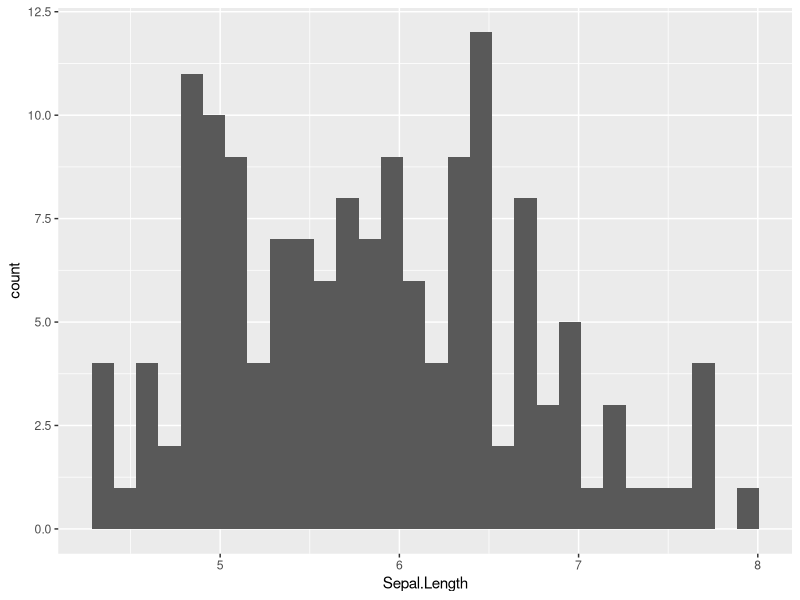
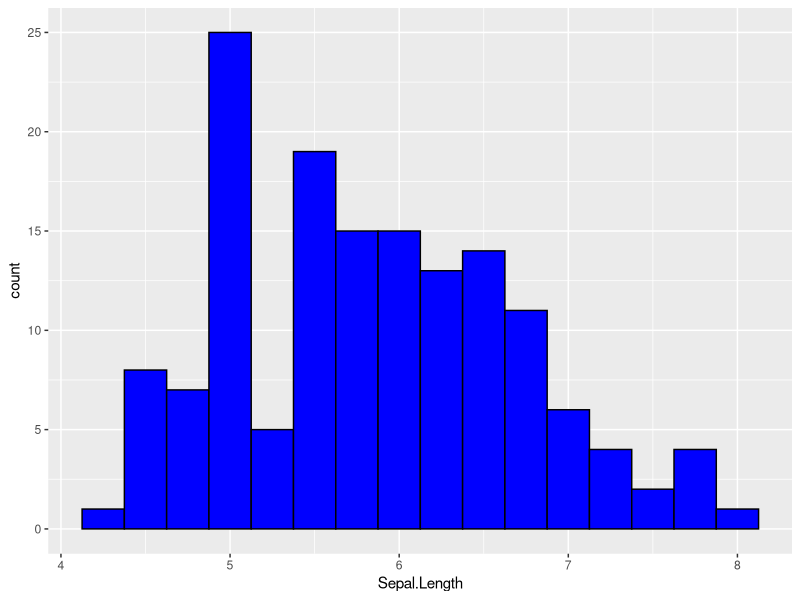
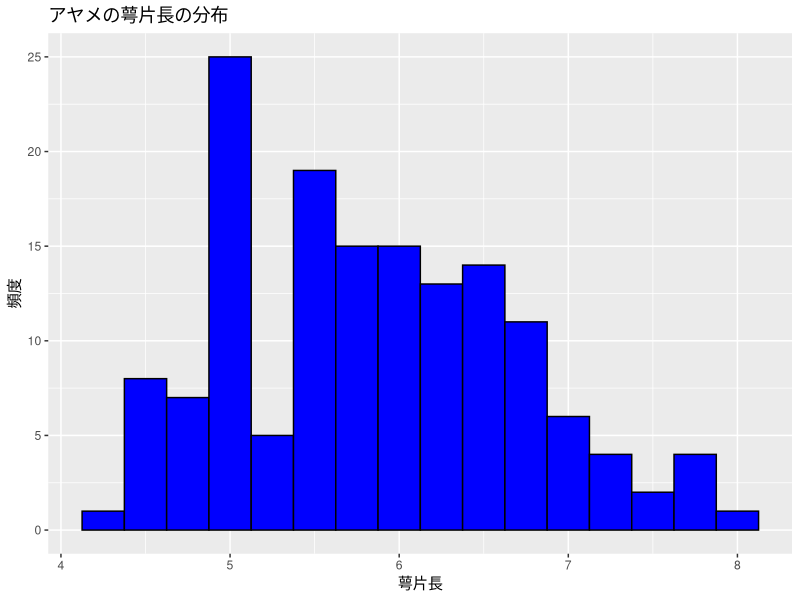
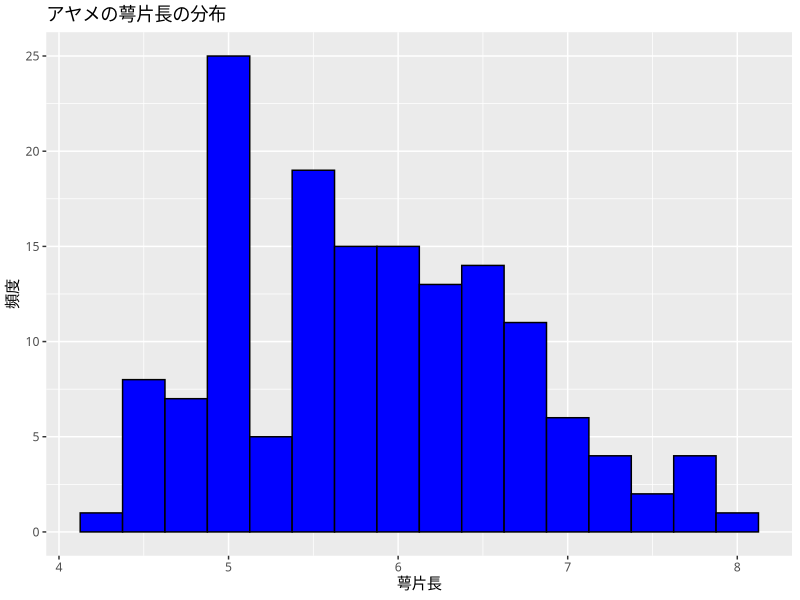
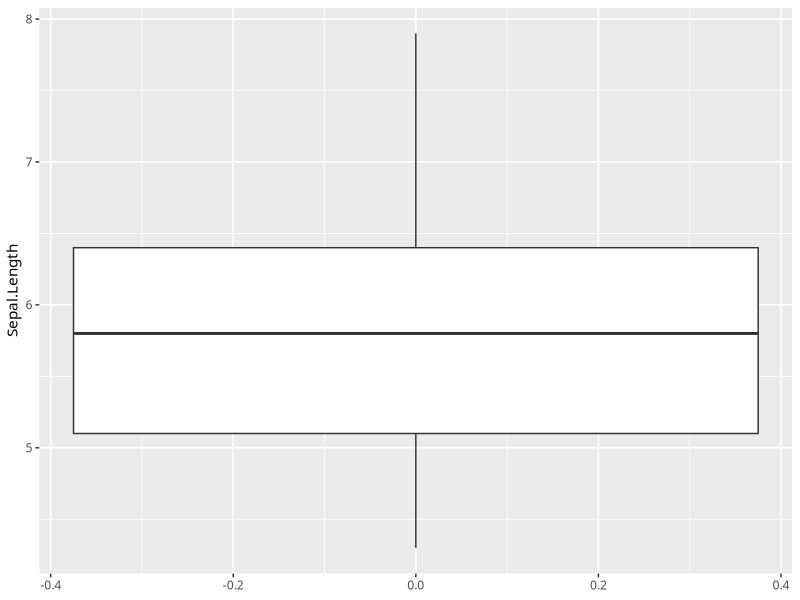
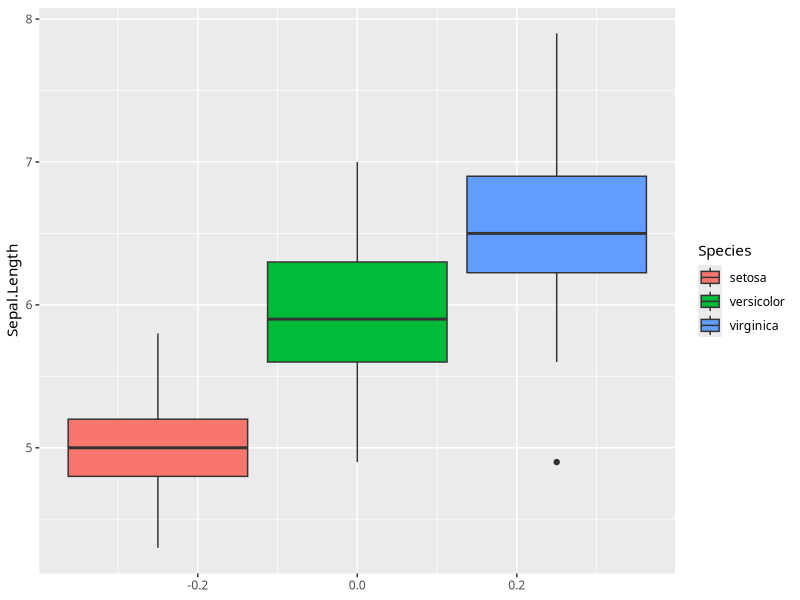
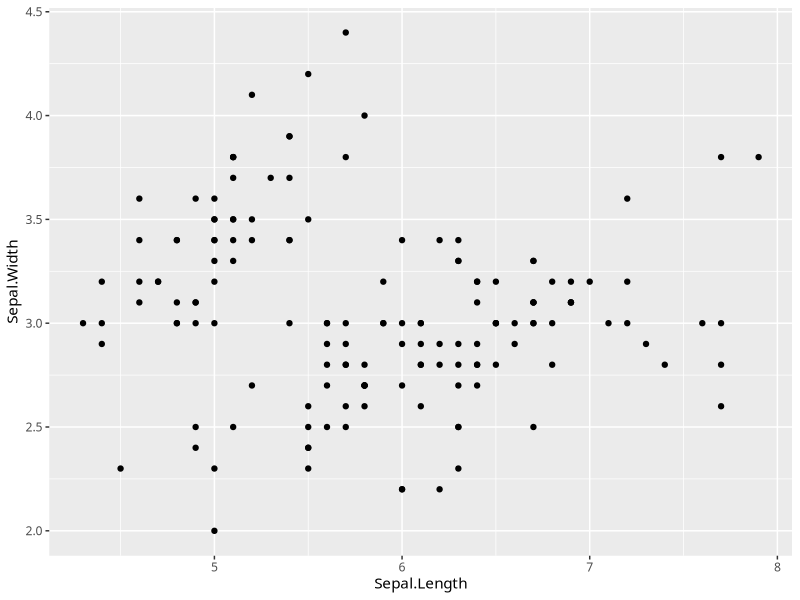
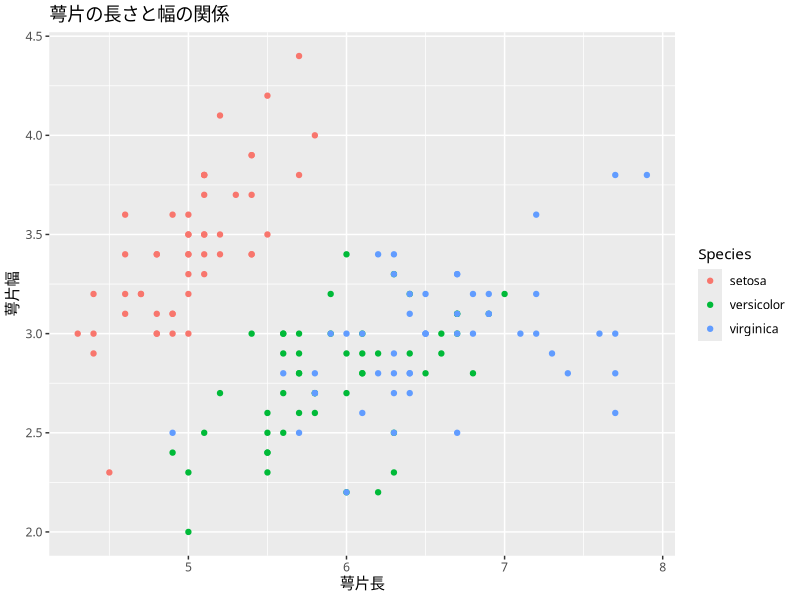

R code for these plots, in order:
## ---- chunk 1
library(tidyverse)
## ---- chunk 2
iris <- iris
## ---- chunk 3
g <- iris %>% 
  ggplot(aes(x = Sepal.Length))
## ---- chunk 4
g <- g + geom_histogram()
## ---- chunk 5
plot(g)
## ---- chunk 6
g <- iris %>% 
  ggplot(aes(x = Sepal.Length))+
  geom_histogram(binwidth = 0.25, color = "black", fill = "blue")

plot(g)
## ---- chunk 7
g <- iris %>% 
  ggplot(aes(x = Sepal.Length))+
  geom_histogram(binwidth = 0.25, color = "black", fill = "blue")+
  labs(x = "萼片長", y = "頻度", title = "アヤメの萼片長の分布")

plot(g)
## ---- chunk 8
theme_set( theme_gray(base_family = "IPAexGothic"))
plot(g)
## ---- chunk 9
bp <- iris %>% 
  ggplot(aes(y = Sepal.Length))+
  geom_boxplot()

plot(bp)
## ---- chunk 10
bp <- iris %>% 
  ggplot(aes(y = Sepal.Length, fill = Species))+
  geom_boxplot()

plot(bp)
## ---- chunk 11
scatter <- iris %>% 
  ggplot(aes(x = Sepal.Length,y = Sepal.Width))+
  geom_point()

plot(scatter)
## ---- chunk 12
scatter <- iris %>% 
  ggplot(aes(x = Sepal.Length, y = Sepal.Width, color = Species))+
  geom_point()+
  labs(x = "萼片長", y = "萼片幅", title ="萼片の長さと幅の関係")

plot(scatter)
